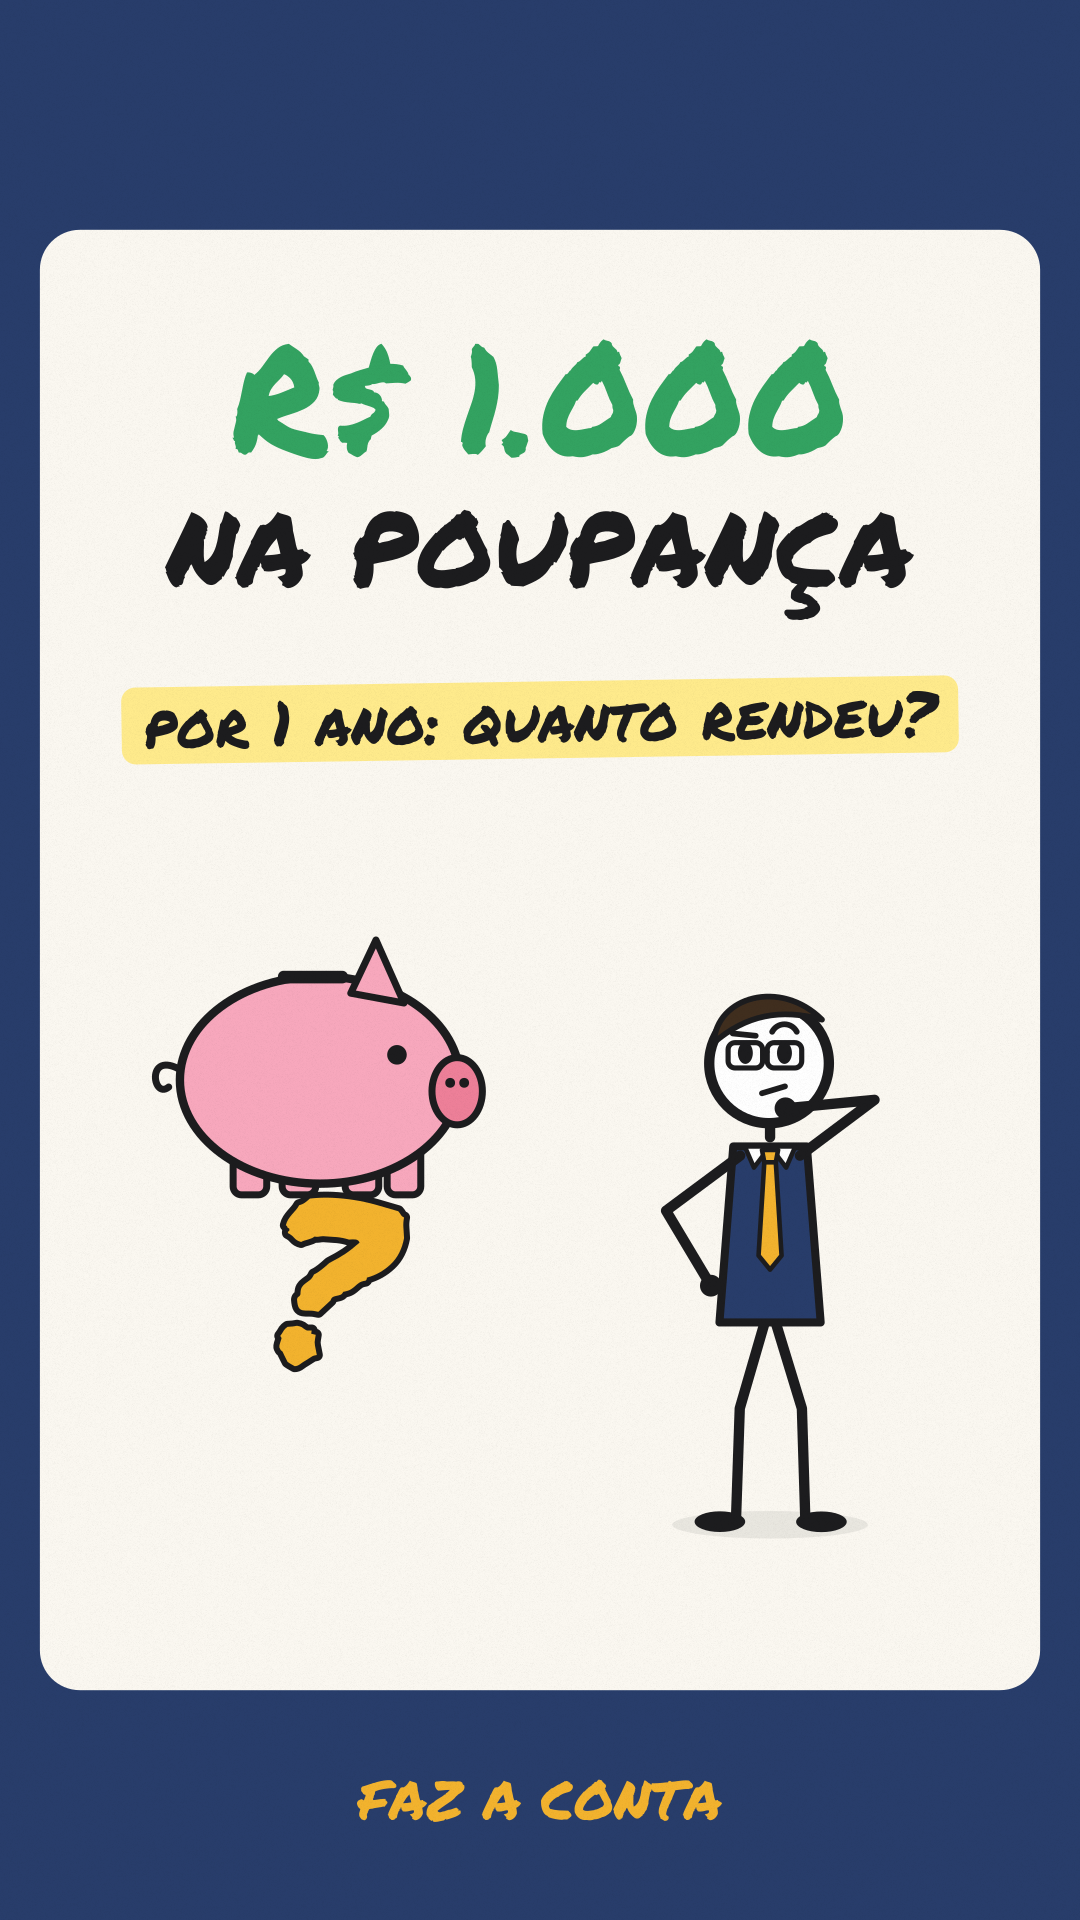

Here is the Python script that generated this plot:
"""Capa do TikTok (1080x1920). A grade do perfil corta para 3:4: o essencial fica entre y 260 e 1660.
    python render.py stills videos/mil-reais-poupanca/capa.py out/capas 10"""
from engine import *  # noqa

VERTICAL = True


def capa(c, t):
    rgb(c, NAVY); c.paint()
    rrect(c, 40, 230, 1000, 1460, 40); fs(c, PAPER, 0)
    text(c, "R$ 1.000", 540, 400, 150, MARKER, GREEN)
    text(c, "NA POUPANÇA", 540, 550, 104, MARKER, INK)
    c.save(); c.translate(540, 720); hl(c, "por 1 ano: quanto rendeu?", 0, 0, 62, LYELLOW); c.restore()
    c.save(); c.translate(320, 1080); c.scale(1.4, 1.4); piggy(c); c.restore()
    text(c, "?", 330, 1280, 220, MARKER, GOLD, outline=INK, ow=12)
    hero(c, 10, 770, 1520, 1.15, [(0, "think")], [(0, "think")], look=-0.6)
    text(c, "FAZ A CONTA", 540, 1800, 54, MARKER, GOLD)


SCENES = [(0.0, 999.0, capa)]
